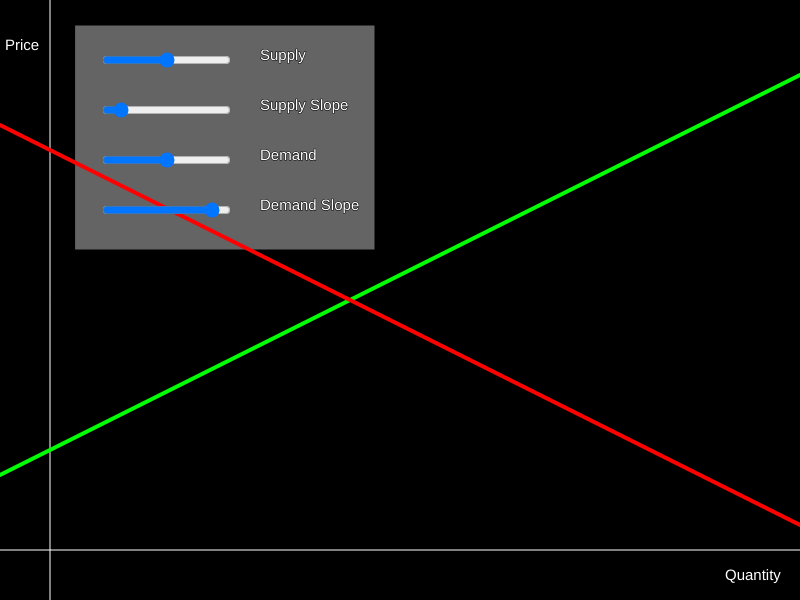
Frame 1 (no input)
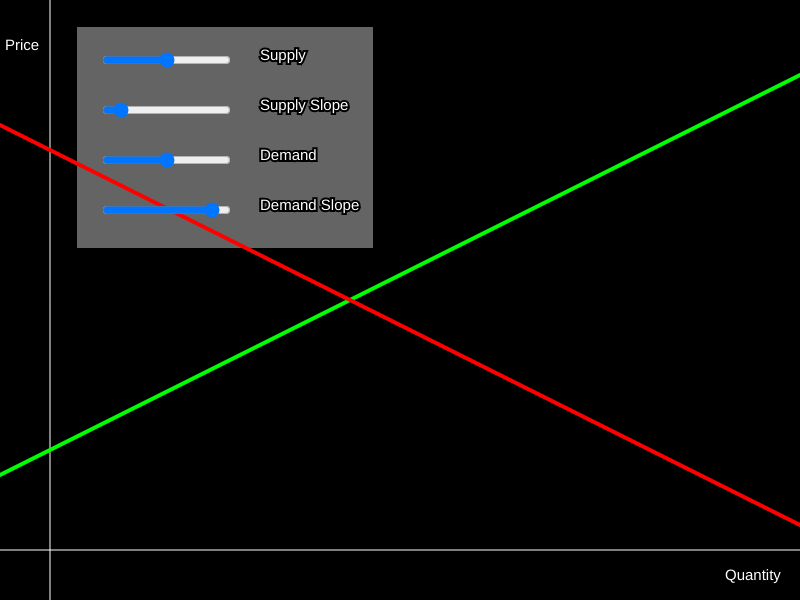
Frame 60 (no input)
Frame 120 (the mouse pressed at the canvas centre since frame 60): identical to frame 60, image omitted

The p5.js sketch that drew these frames (run headless with seeded random() and noise() and a simulated clock; from frame 60 on, the mouse is pressed at the canvas centre):

// p5.js sketch
// ── sketch.js
let scale = 5
let graph_width = 160
let graph_height = 120
let graph_margin = 10

let width = graph_width * scale
let height = graph_height * scale
let axisMargin = graph_margin * scale
let xAxisY = height - axisMargin

var supplyLine, demandLine
var supplySlider, supplySlopeSlider, demandSlider, demandSlopeSlider

function setup() {
  createCanvas(width, height);
  textSize(15)

  supplySlider = createSlider(0 - 2*graph_height, 2*graph_height, 0)
  supplySlider.position(2 * axisMargin, axisMargin)
  supplySlopeSlider = createSlider(0, 5, 0.5, 0.1)
  supplySlopeSlider.position(2 * axisMargin, 2 * axisMargin)
  demandSlider = createSlider(0 - 2*graph_height, 2*graph_height, 0)
  demandSlider.position(2 * axisMargin, 3 * axisMargin)
  demandSlopeSlider = createSlider(-5, 0, -0.5, 0.1)
  demandSlopeSlider.position(2 * axisMargin, 4 * axisMargin)

  supplyLine = new Line(0.5, 20)
  demandLine = new Line(-0.5, 80)
}

function draw() {
  background(0);

  fill(100, 100, 100);
  stroke(0, 0, 0);
  rect(1.5 * axisMargin, 0.5 * axisMargin, 6 * axisMargin, 4.5 * axisMargin)

  supplyOffset = supplySlider.value()
  supplySlope = supplySlopeSlider.value()
  demandOffset = demandSlider.value()
  demandSlope = demandSlopeSlider.value()

  fill(255, 255, 255);
  text("Supply", 5.2 * axisMargin, axisMargin + 10)
  text("Supply Slope", 5.2 * axisMargin, 2 * axisMargin + 10)
  text("Demand", 5.2 * axisMargin, 3 * axisMargin + 10)
  text("Demand Slope", 5.2 * axisMargin, 4 * axisMargin + 10)

  text("Quantity", width - 1.5 * axisMargin, height - 0.4 * axisMargin)
  text("Price", 0.1 * axisMargin, axisMargin)

  // Draw axes
  stroke(255);
  strokeWeight(1);
  line(axisMargin, 0, axisMargin, height)
  line(0, xAxisY, width, xAxisY)

  strokeWeight(4);
  // Draw supply line
  stroke(0, 255, 0)
  supplyLine.slope = supplySlope
  line(0, xAxisY - (scale * supplyLine.getY(0 - graph_margin)) - supplyOffset, width, xAxisY - (scale * supplyLine.getY(graph_width - graph_margin)) - supplyOffset)

  // Draw demand line
  stroke(255, 0, 0)
  demandLine.slope = demandSlope
  line(0, xAxisY - (scale * demandLine.getY(0 - graph_margin)) - demandOffset, width, xAxisY - (scale * demandLine.getY(graph_width - graph_margin)) - demandOffset)
}

class Line {
  constructor(slope, intercept){
    this.slope = slope
    this.intercept = intercept
  }

  // Precondition: given another Line object
  // Postcondition: returns the x coordinate of the intersection of this and the otherLine object
  intersect (otherLine) {
    return (this.intercept - otherLine.intercept) / (otherLine.slope - this.slope)
  }

  // Postcondition: the y value of the line at a given x value
  getY (X) {
    return (this.slope * X) + this.intercept
  }

  // Postcondition: changes the slope this line
  changeSlope(newSlope) {
    this.slope = newSlope
  }
}
